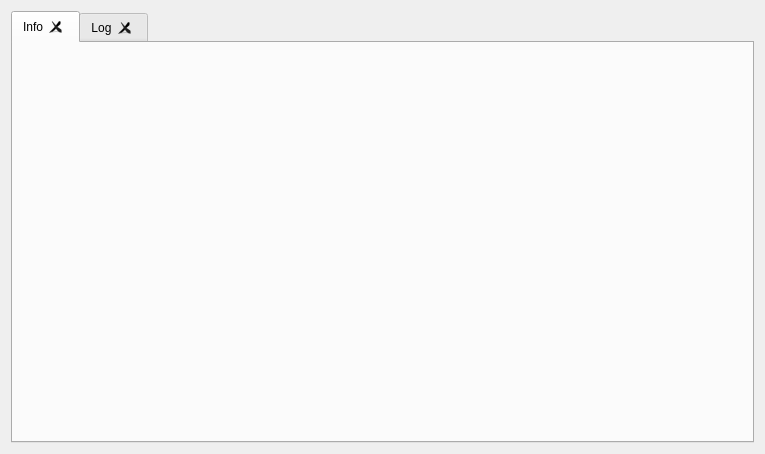
<?xml version="1.0" encoding="UTF-8"?>
<ui version="4.0">
 <class>CWorkspaceGUI</class>
 <widget class="QWidget" name="CWorkspaceGUI">
  <property name="geometry">
   <rect>
    <x>0</x>
    <y>0</y>
    <width>765</width>
    <height>454</height>
   </rect>
  </property>
  <property name="windowTitle">
   <string>Form</string>
  </property>
  <layout class="QVBoxLayout" name="verticalLayout">
   <item>
    <widget class="QTabWidget" name="Tabs">
     <property name="currentIndex">
      <number>0</number>
     </property>
     <property name="iconSize">
      <size>
       <width>24</width>
       <height>24</height>
      </size>
     </property>
     <property name="elideMode">
      <enum>Qt::TextElideMode::ElideRight</enum>
     </property>
     <property name="tabsClosable">
      <bool>true</bool>
     </property>
     <widget class="QWidget" name="InfoTab">
      <attribute name="title">
       <string>Info</string>
      </attribute>
     </widget>
     <widget class="QWidget" name="LogTab">
      <attribute name="title">
       <string>Log</string>
      </attribute>
     </widget>
    </widget>
   </item>
  </layout>
 </widget>
 <resources/>
 <connections/>
</ui>
